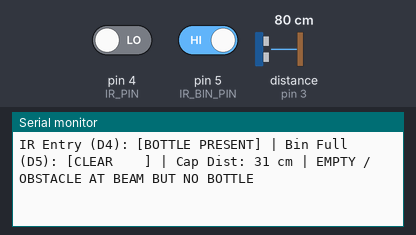
The sketch below on a simulated Arduino Uno, built with avr-gcc and run on an emulated ATmega328P. Parts: the last lines printed to the serial monitor. Wiring (inferred from the names in the program): ultrasonic range finder: trigger pin 2; echo pin 3. Inputs (shaded band) come from the test bench; at power-on: distance to the obstacle (sensor on pin 3) 80 cm, pin 4 (IR_PIN) LOW, pin 5 (IR_BIN_PIN) HIGH. The echo pulse lasts 58.3 µs per cm.

Above: at 1.2 s.
1.3 s: distance to the obstacle (sensor on pin 3) set to 4 cm
At 2.2 s:
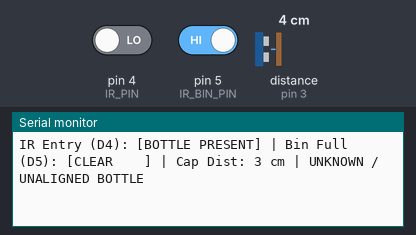
3.9 s: pin 4 (IR_PIN) driven HIGH
At 4.6 s:
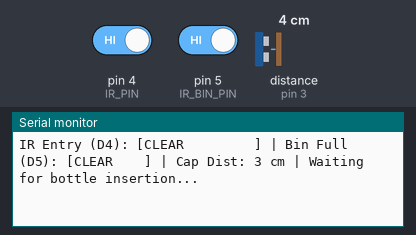
6.1 s: pin 5 (IR_BIN_PIN) driven LOW
At 6.8 s:
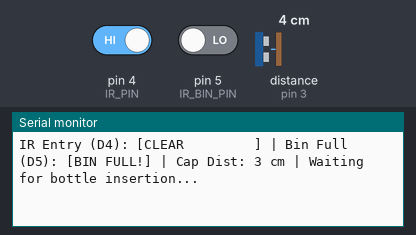
8.4 s: pin 4 (IR_PIN) driven LOW
At 9.1 s:
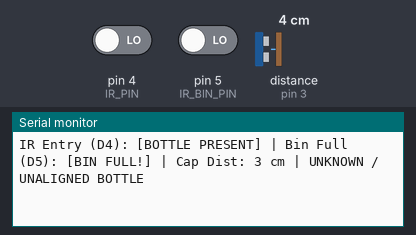
10.6 s: distance to the obstacle (sensor on pin 3) set to 2 cm
At 11.3 s:
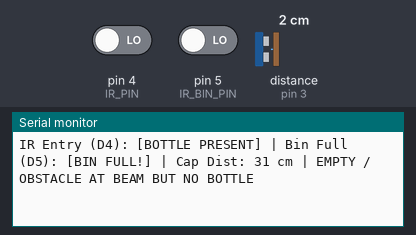

The sketch:

03_ultrasonic_ir_dimension_test.ino
```cpp
/*
 * PCBCES - Test 03: Ultrasonic HC-SR04 & IR Obstacle Sensor Test
 * Vertical Top-Down Chamber Setup (Ceiling Sensor to Floor Trapdoor: 31 cm Calibrated)
 * Hardware: Arduino Uno, HC-SR04+ Ultrasonic Sensor, IR Obstacle Sensor
 *
 * Vertical Measurement Logic:
 * - Total Chamber Height (Ceiling HC-SR04 to Trapdoor Base): 31 cm
 * - Empty Chamber: ~29 cm - 33 cm
 * - 1.5L / 1.75L Bottle: Cap is NEAR sensor -> 11 cm to 12 cm
 * - 290 ML Bottle: Cap is FAR from sensor -> 23 cm to 24 cm
 *
 * Pin Connections:
 * - HC-SR04 Trig -> D2
 * - HC-SR04 Echo -> D3
 * - IR Sensor OUT (Entry)   -> D4 (Active LOW when bottle is present)
 * - IR Sensor OUT (Bin-Full)-> D5 (Active LOW when bottle storage bin is full)
 * - VCC                     -> 5V Rail
 * - GND                     -> Common GND Rail
 *
 * Last Updated: 2026-09-18 20:56:00 (+08:00)
 */

const int TRIG_PIN = 2;
const int ECHO_PIN = 3;
const int IR_PIN = 4;
const int IR_BIN_PIN = 5;

const int CHAMBER_HEIGHT_CM = 31; // Physical distance from ceiling HC-SR04 to floor trapdoor
const int DIST_1_5L_MIN = 11;      // 1.5L/1.75L cap is ~11-12 cm from ceiling
const int DIST_1_5L_MAX = 12;
const int DIST_290ML_MIN = 23;    // 290 ML cap is ~23-24 cm from ceiling
const int DIST_290ML_MAX = 24;

// Backward-compatibility aliases
const int DIST_MISMO_MIN = DIST_290ML_MIN;
const int DIST_MISMO_MAX = DIST_290ML_MAX;

// Single ping with bounded timeout (~102 cm max) to prevent stray echo listening
long singlePingCm() {
  digitalWrite(TRIG_PIN, LOW);
  delayMicroseconds(4);
  digitalWrite(TRIG_PIN, HIGH);
  delayMicroseconds(10);
  digitalWrite(TRIG_PIN, LOW);

  // 6000us timeout = ~102 cm max range (plenty for 43 cm chamber)
  long duration = pulseIn(ECHO_PIN, HIGH, 6000);
  if (duration <= 0) return CHAMBER_HEIGHT_CM; // Timeout = sound dissipated or empty floor
  long cm = duration * 0.034 / 2;
  if (cm < 2 || cm > 60) return CHAMBER_HEIGHT_CM;
  return cm;
}

// 5-Sample Median Filter with 30ms Acoustic Decay Delay
long getDistanceCm() {
  const int NUM_SAMPLES = 5;
  long samples[NUM_SAMPLES];

  for (int i = 0; i < NUM_SAMPLES; i++) {
    samples[i] = singlePingCm();
    delay(30); // 30ms inter-ping acoustic dissipation delay (kills chamber echo ringing)
  }

  // Insertion sort to extract true median (rejects acoustic flutter & sidewall glitches)
  for (int i = 1; i < NUM_SAMPLES; i++) {
    long key = samples[i];
    int j = i - 1;
    while (j >= 0 && samples[j] > key) {
      samples[j + 1] = samples[j];
      j--;
    }
    samples[j + 1] = key;
  }

  return samples[NUM_SAMPLES / 2]; // Return median (index 2)
}

void setup() {
  Serial.begin(115200);
  pinMode(TRIG_PIN, OUTPUT);
  pinMode(ECHO_PIN, INPUT);
  pinMode(IR_PIN, INPUT);
  pinMode(IR_BIN_PIN, INPUT);

  Serial.println(F("=========================================================="));
  Serial.println(F(" PCBCES Test 03: Height & Dual IR Sensors (Entry & Bin)   "));
  Serial.println(F(" Total Height: 31 cm (Ceiling Sensor to Base Trapdoor)     "));
  Serial.println(F(" Pins: D2 Trig | D3 Echo | D4 IR Entry | D5 IR Bin Full   "));
  Serial.println(F("=========================================================="));
}

void loop() {
  bool bottleAtEntry = (digitalRead(IR_PIN) == LOW);
  bool binIsFull = (digitalRead(IR_BIN_PIN) == LOW);
  long distToCap = getDistanceCm();
  long approxHeight = (CHAMBER_HEIGHT_CM > distToCap) ? (CHAMBER_HEIGHT_CM - distToCap) : 0;

  Serial.print(F("IR Entry (D4): ["));
  Serial.print(bottleAtEntry ? F("BOTTLE PRESENT") : F("CLEAR         "));
  Serial.print(F("] | Bin Full (D5): ["));
  Serial.print(binIsFull ? F("BIN FULL!") : F("CLEAR    "));
  Serial.print(F("] | Cap Dist: "));
  Serial.print(distToCap);
  Serial.print(F(" cm | "));

  if (bottleAtEntry) {
    if (distToCap >= DIST_1_5L_MIN && distToCap <= DIST_1_5L_MAX) {
      Serial.println(F("1.5L / 1.75L BOTTLE DETECTED (NEAR)"));
    } else if (distToCap >= DIST_290ML_MIN && distToCap <= DIST_290ML_MAX) {
      Serial.println(F("290 ML BOTTLE DETECTED (FAR)"));
    } else if (distToCap >= (CHAMBER_HEIGHT_CM - 3)) {
      Serial.println(F("EMPTY / OBSTACLE AT BEAM BUT NO BOTTLE"));
    } else {
      Serial.println(F("UNKNOWN / UNALIGNED BOTTLE"));
    }
  } else {
    Serial.println(F("Waiting for bottle insertion..."));
  }

  delay(400);
}
```

Measured:
- the behaviour switches between 3 and 2 cm on distance to the obstacle (sensor on pin 3) (found by bisection; images 4 and 5)
- after the input at 1.3 s, the serial monitor: prints a new line after 0.61 s (image 1)
- after the input at 3.9 s, the serial monitor: prints a new line after 0.24 s (image 2)
- after the input at 6.1 s, the serial monitor: prints a new line after 0.27 s (image 3)
- after the input at 8.4 s, the serial monitor: prints a new line after 0.20 s (image 4)
- after the input at 10.6 s, the serial monitor: prints a new line after 0.23 s (image 5)
